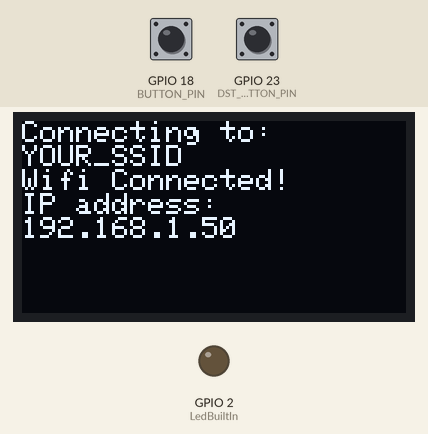
Simulated run of this sketch. Board: ESP32. Parts: 128×64 one-colour display, output pins drawn as LEDs (lit = HIGH). The inputs (shaded band) are chosen by the test bench; at power-on: GPIO 18 (BUTTON_PIN) HIGH, GPIO 23 (DST_BUTTON_PIN) HIGH. WiFi joins after 1.5 s; servers stay silent unless stated; network time is answered at once with the bench clock; the local clock reads 2024-03-15 10:24:30 at power-on unless the sketch sets it; what the sketch prints to the serial monitor is not drawn.

Above: at 1.7 s.
At 6.0 s:
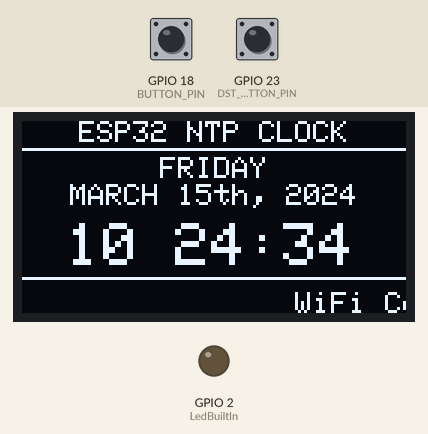
6.1 s: GPIO 18 (BUTTON_PIN) pulled LOW for 0.15 s
6.8 s: GPIO 18 (BUTTON_PIN) pulled LOW for 1 s
At 8.7 s:
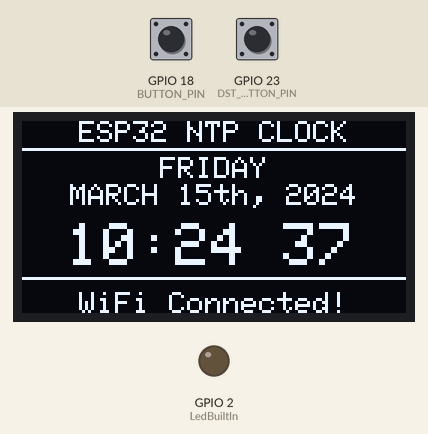
10.8 s: GPIO 18 (BUTTON_PIN) pulled LOW for 0.15 s
At 11.5 s:
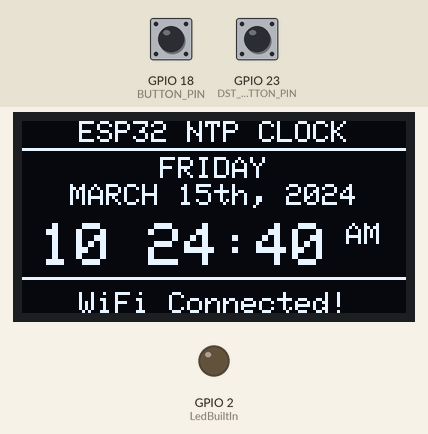
Timing chart, 0 to 13.8 s (numbered marks = the images above; inputs shaded):
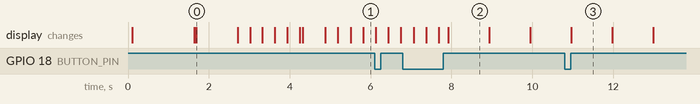

The sketch:

ESP32_SSD1306_NTP_Clock.ino
```cpp
#include <Arduino.h>
#include <SPI.h>
#include <Wire.h>
#include <WiFi.h>
#include <NTPClient.h>
#include <WiFiUdp.h>
#include <Adafruit_GFX.h>
#include <Adafruit_SSD1306.h>

// Replace with your network credentials
const char* ssid = "YOUR_SSID";
const char* password = "YOUR_PASSWORD";

// Define OLED specs
#define SCREEN_WIDTH 128  // OLED display width, in pixels
#define SCREEN_HEIGHT 64  // OLED display height, in pixels

// Declaration for an SSD1306 display connected to I2C (SDA to pin 21, SCL to pin 22)
#define OLED_RESET -1  // Reset pin # (or -1 if sharing Arduino reset pin)
Adafruit_SSD1306 display(SCREEN_WIDTH, SCREEN_HEIGHT, &Wire, OLED_RESET);

// Enable builtin LED
#define LedBuiltIn 2

#define BUTTON_PIN 18      //Button to switch time format 24hrs 12hrs
#define DST_BUTTON_PIN 23  //DST daylight saving time

// Define NTP Client to get time
WiFiUDP ntpUDP;
NTPClient timeClient(ntpUDP);
String IP;

int xPos = SCREEN_WIDTH;
int xPos2 = SCREEN_WIDTH;

int timeZoneOffset = -18000;  // for Eeatern Time USA
// Variables to save date and time
String formattedDate;
String dayStamp;
String timeStamp;
bool is24HourFormat = true;  // true for 24-hour format, false for 12-hour format
bool isDST = false;          // true if DST is enabled

// Store day and month names
const String Days[] = { "SUNDAY", "MONDAY", "TUESDAY", "WEDNESDAY", "THURSDAY", "FRIDAY", "SATURDAY" };
const String Months[] = { "JANUARY", "FEBRUARY", "MARCH", "APRIL", "MAY", "JUNE", "JULY", "AUGUST", "SEPTEMBER", "OCTOBER", "NOVEMBER", "DECEMBER" };
uint8_t secondsIndex;  // Stores seconds
uint8_t minutesIndex;  // Stores minutes
uint8_t hoursIndex;    // Stores hours
uint8_t dayIndex;      // Stores day of week
uint8_t monthDay;      // Stores day of month
uint8_t monthIndex;    // Stores month
uint16_t year;         // Stores year

// Functions
void Time(bool forceUpdate);
int getMonth();     // returns month in integer form 1-12
int getMonthDay();  // returns day of the month in integer form 1 - 31
int getYear();      // returns year in integer form 2020+
void DefaultFrame();
// Draws line on x axis with animation at different heights
// starting y position, Ending y position
void DrawLineAnimated(int j, int k);
//  Draws line on defined sSarting x, Starting y, Ending y positions
void DrawXLine(int i, int j, int k);

// General string display functions
// String to be displayed, X cursor, Y, cursor, Font size
void DisplayRawText(String s, int i, int j, int k);
void AutoTextDisplay(String s, int i, int j, int k);


// Define states for the scrolling text
enum ScrollState {
  SCROLLING,
  PAUSED
};

ScrollState scrollState = SCROLLING;
unsigned long pauseStartTime = 0;

// Define a debounce delay time in milliseconds
const unsigned long debounceDelay = 50;
bool buttonState = HIGH;             // Current state of the button
bool lastButtonState = HIGH;         // Previous state of the button
unsigned long lastDebounceTime = 0;  // The last time the button state was toggled
bool dstButtonState = HIGH;          // Current state of the button
bool lastDSTButtonState = HIGH;
unsigned long lastDSTDebounceTime = 0;


void setup() {
  pinMode(LedBuiltIn, OUTPUT);
  pinMode(BUTTON_PIN, INPUT_PULLUP);      // Configure button pin
  pinMode(DST_BUTTON_PIN, INPUT_PULLUP);  // Configure DST button pin

  // Initialize Serial Monitor
  Serial.begin(115200);

  // SSD1306_SWITCHCAPVCC = generate display voltage from 3.3V internally
  if (!display.begin(SSD1306_SWITCHCAPVCC, 0x3C)) {  // Address 0x3D for 128x64
    Serial.println(F("SSD1306 allocation failed"));
    for (;;)
      ;  // Don't proceed, loop forever
  }
  display.setTextWrap(false);
  display.clearDisplay();
  display.display();

  AutoTextDisplay("Connecting to: ", 0, 0, 1);
  AutoTextDisplay(ssid, 0, 8, 1);
  WiFi.begin(ssid, password);
  while (WiFi.status() != WL_CONNECTED) {
    delay(500);
    Serial.print(".");
  }
  String ipaddress = WiFi.localIP().toString();
  // Print local IP address and start web server
  AutoTextDisplay("Wifi Connected!", 0, 16, 1);
  AutoTextDisplay("IP address: ", 0, 24, 1);
  AutoTextDisplay(ipaddress, 0, 32, 1);
  delay(1000);
  display.clearDisplay();
  // Initialize a NTPClient to get time
  timeClient.begin();
  timeClient.setTimeOffset(timeZoneOffset);
  DisplayRawTime("LOADING...", 30, 1);
  DrawLineAnimated(45, 45);
  display.clearDisplay();
  delay(500);
}

void loop() {
  static unsigned long PassedTime{ 0 };  // Variable to check passed time without using delay
  static unsigned long PassedTime2{ 0 };
  // update the time
  timeClient.update();

  if (PassedTime <= millis() - 1000) {  // update time once per second
    Time(false);
    // display.clearDisplay();
    DefaultFrame();
    PassedTime = millis();
  }

  if (WiFi.status() == WL_CONNECTED && PassedTime2 <= millis() - 5) {
    PassedTime2 = millis();
    //DisplayScrollText("WiFi Connected!", 57, 1);
    DisplayScrollTextPaused("WiFi Connected!", 57, 1);
    //DisplayRawTime("WiFi Connected!", 57, 1);
    //DisplayRawText("WiFi", 0, 57, 1);
  }

  display.display();
  readButtons();
}

void readButtons() {
  // Read the state of the button
  int reading = digitalRead(BUTTON_PIN);

  // If the button state has changed, reset the debounce timer
  if (reading != lastButtonState) {
    lastDebounceTime = millis();
  }

  // Check if the button state has been stable for the debounce delay
  if ((millis() - lastDebounceTime) > debounceDelay) {
    // If the button state has changed
    if (reading != buttonState) {
      buttonState = reading;
      // If the button is pressed
      if (buttonState == LOW) {
        is24HourFormat = !is24HourFormat;  // Toggle the time format
        timeClient.update();
        Time(true);  // Force update time
      }
    }
  }
  // Save the reading. Next time through the loop, it'll be the lastButtonState
  lastButtonState = reading;

  // Check if the DST button is pressed to toggle DST
  int dstReading = digitalRead(DST_BUTTON_PIN);

  if (dstReading != lastDSTButtonState) {
    lastDSTDebounceTime = millis();
  }

  if ((millis() - lastDSTDebounceTime) > debounceDelay) {
    if (dstReading != dstButtonState) {
      dstButtonState = dstReading;
      if (dstButtonState == LOW) {
        //Time();
        isDST = !isDST;  // Toggle DST
        if (!isDST) {
          timeZoneOffset += 3600;  // Add 1 hour for DST
        } else {
          timeZoneOffset -= 3600;  // Subtract 1 hour for standard time
        }
        timeClient.setTimeOffset(timeZoneOffset);
        //timeClient.forceUpdate(); // Force immediate update
        timeClient.update();
        Time(true);  // Force update time

        // Manually adjust the time
        //hoursIndex = (hoursIndex + (isDST ? 1 : -1)) % 24;
        //if (hoursIndex < 0) {
        //  hoursIndex += 24;
        //}
      }
    }
  }

  lastDSTButtonState = dstReading;
}

void DefaultFrame() {
  static bool blinkFlag = false;  // Flag to alternate the blinking colons
  //display.clearDisplay();
  //DisplayRawText("NTP CLOCK", 38, 0, 1);
  DisplayRawTime("ESP32 NTP CLOCK", 0, 1);

  DrawXLine(0, 9, 9);
  //DisplayRawText(Days[dayIndex] + ", the ", 0, 12, 1);
  DisplayRawTime(Days[dayIndex], 12, 1);

  //if (monthDay == 1) DisplayRawText(String(monthDay) + "st of " + Months[monthIndex - 1] + " " + year, 0, 21, 1);
  //else if (monthDay == 2) DisplayRawText(String(monthDay) + "nd of " + Months[monthIndex - 1] + " " + year, 0, 21, 1);
  //else if (monthDay == 3) DisplayRawText(String(monthDay) + "rd of " + Months[monthIndex - 1] + " " + year, 0, 21, 1);
  //else DisplayRawText(String(monthDay) + "th of " + Months[monthIndex - 1] + " " + year, 0, 21, 1);


  // if (monthDay == 1) DisplayRawText(Months[monthIndex - 1] + " " + String(monthDay) + "st, " + year, 0, 21, 1);
  // else if (monthDay == 2) DisplayRawText(Months[monthIndex - 1] + " " + String(monthDay) + "nd, " + year, 0, 21, 1);
  // else if (monthDay == 3) DisplayRawText(Months[monthIndex - 1] + " " + String(monthDay) + "rd, " + year, 0, 21, 1);
  // else DisplayRawText(Months[monthIndex - 1] + " " + String(monthDay) + "th, " + year, 0, 21, 1);

  if (monthDay == 1) DisplayRawTime(Months[monthIndex - 1] + " " + String(monthDay) + "st, " + year, 21, 1);
  else if (monthDay == 2) DisplayRawTime(Months[monthIndex - 1] + " " + String(monthDay) + "nd, " + year, 21, 1);
  else if (monthDay == 3) DisplayRawTime(Months[monthIndex - 1] + " " + String(monthDay) + "rd, " + year, 21, 1);
  else DisplayRawTime(Months[monthIndex - 1] + " " + String(monthDay) + "th, " + year, 21, 1);

  // Clear the field part for the time
  display.fillRect(0, 34, SCREEN_WIDTH, 16, SSD1306_BLACK);
  // Display time with blinking colons
  display.setTextSize(2);  // Set text size to 2 for time
  if (!is24HourFormat) display.setCursor(6, 34);
  if (is24HourFormat) display.setCursor(15, 34);
  uint8_t displayHours = hoursIndex;  // Store the hours to display
  String ampm = "";

  if (!is24HourFormat) {
    // Convert hours to 12-hour format
    if (hoursIndex >= 12) {
      ampm = "PM";
      if (hoursIndex > 12) {
        displayHours = hoursIndex - 12;
      }
    } else {
      ampm = "AM";
      if (hoursIndex == 0) {
        displayHours = 12;
      }
    }
  }

  // Handle 12-hour format without leading zero for hours
  if (!is24HourFormat && displayHours < 10) {
    display.print(" ");
  } else {
    display.print(displayHours < 10 ? "0" : "");  // Leading zero for hours in 24-hour format
  }
  display.print(displayHours);

  if (blinkFlag) {
    display.print(":");
  } else {
    display.print(" ");
  }

  display.print(minutesIndex < 10 ? "0" : "");  // Leading zero for minutes
  display.print(minutesIndex);

  if (!blinkFlag) {
    display.print(":");
  } else {
    display.print(" ");
  }

  display.print(secondsIndex < 10 ? "0" : "");  // Leading zero for seconds
  display.print(secondsIndex);

  // Display AM/PM for 12-hour format
  if (!is24HourFormat) {
    display.setTextSize(1);  // Set text size to 1 for AM/PM
    display.print(" ");
    display.print(ampm);  // Display AM/PM
  }
  // Update blink flag
  blinkFlag = !blinkFlag;

  DrawXLine(0, 52, 52);
}

void AutoTextDisplay(String s, int x, int y, int txtSize) {
  DisplayRawText(s, x, y, txtSize);
  display.display();
}

void DisplayRawText(String s, int x, int y, int txtSize) {
  display.setTextSize(txtSize);  // Draw 2X-scale text
  display.setTextColor(SSD1306_WHITE);
  display.setCursor(x, y);
  display.println(s);
}

void DisplayRawTime(String s, int y, byte txtSize) {
  byte txtWidth;
  if (txtSize == 1) txtWidth = 6;
  if (txtSize == 2) txtWidth = 12;
  int center = display.width() / 2;
  int textLength = s.length() * txtWidth;
  display.setTextSize(txtSize);  // Draw 2X-scale text
  display.setTextColor(SSD1306_WHITE);
  display.setCursor(center - (textLength / 2), y);
  display.println(s);
}

void DisplayScrollText(String s, int y, byte txtSize) {
  byte txtWidth;
  if (txtSize == 1) txtWidth = 6;
  if (txtSize == 2) txtWidth = 12;
  int center = display.width() / 2;
  int textLength = s.length() * txtWidth;
  xPos--;
  display.fillRect(0, y, SCREEN_WIDTH, 8, SSD1306_BLACK);
  display.setTextSize(txtSize);  // Draw 2X-scale text
  display.setTextColor(SSD1306_WHITE);
  display.setCursor(xPos, y);
  display.println(s);
  if (xPos <= -textLength) {
    xPos = SCREEN_WIDTH + 20;
  }
}

void DisplayScrollTextPaused(String texMessage, int y, byte txtSize) {
  byte txtWidth;
  if (txtSize == 1) txtWidth = 6;
  if (txtSize == 2) txtWidth = 12;

  int TxtLength = texMessage.length() * txtWidth;
  // State machine to manage scrolling and pausing
  switch (scrollState) {
    case SCROLLING:
      xPos2--;

      // Check if the text should pause in the center of the display
      if (xPos2 == (SCREEN_WIDTH - TxtLength) / 2) {
        scrollState = PAUSED;
        pauseStartTime = millis();  // Record the start time of the pause
      }

      // Clears the bottom part of the display for the scrolling text
      display.fillRect(0, y, SCREEN_WIDTH, 8, SSD1306_BLACK);

      display.setTextSize(txtSize);
      display.setCursor(xPos2, y);
      display.print(texMessage);
      if (xPos2 <= -TxtLength - 10) {
        xPos2 = SCREEN_WIDTH + 10;
      }
      break;
    case PAUSED:
      // Check if the pause duration has elapsed
      if (millis() - pauseStartTime >= 10000) {
        scrollState = SCROLLING;  // Resume scrolling
      }
      break;
  }
}

void Time(bool forceUpdate) {
  digitalWrite(LedBuiltIn, HIGH);
  // Initialize at non-valid numbers so that the function updates their values on first call
  static uint8_t lastminute{ 61 };
  static uint8_t lasthour{ 25 };
  static uint8_t lastday;
  static uint8_t lastmonth;

  // The formattedDate comes with the following format:
  // 2018-05-28T16:00:13Z
  // We need to extract date and time
  formattedDate = timeClient.getFormattedTime();
  secondsIndex = timeClient.getSeconds();
  minutesIndex = timeClient.getMinutes();

  if (forceUpdate || lastminute != minutesIndex) {
    //if (lastminute != minutesIndex) {
    hoursIndex = timeClient.getHours();
    lastminute = minutesIndex;
    if (lasthour != hoursIndex) {
      dayIndex = timeClient.getDay();
      monthDay = getMonthDay();
      lasthour = hoursIndex;
      if (lastday != monthDay) {
        monthIndex = getMonth();
        lastday = monthDay;
        if (lastmonth != monthIndex) {
          year = getYear();
          lastmonth = monthIndex;
        }
      }
    }
  }
  digitalWrite(LedBuiltIn, LOW);
}

int getMonthDay() {
  int monthday;
  time_t rawtime = timeClient.getEpochTime();
  struct tm* ti;
  ti = localtime(&rawtime);
  monthday = (ti->tm_mday) < 10 ? 0 + (ti->tm_mday) : (ti->tm_mday);
  return monthday;
}

int getMonth() {
  int month;
  time_t rawtime = timeClient.getEpochTime();
  struct tm* ti;
  ti = localtime(&rawtime);
  month = (ti->tm_mon + 1) < 10 ? 0 + (ti->tm_mon + 1) : (ti->tm_mon + 1);
  return month;
}

int getYear() {
  int year;
  time_t rawtime = timeClient.getEpochTime();
  struct tm* ti;
  ti = localtime(&rawtime);
  year = ti->tm_year + 1900;
  return year;
}

void DrawLineAnimated(int y, int k) {
  uint8_t i;
  //display.clearDisplay();
  display.fillRect(0, y, SCREEN_WIDTH, 1, SSD1306_BLACK);
  for (i = 0; i < display.width(); i += 2) {
    display.drawLine(0, y, i, k, SSD1306_WHITE);
    display.display();  // Update screen with each newly-drawn line
  }
}

void DrawXLine(int x, int y, int k) {
  for (x; x < display.width(); x++) {
    display.drawLine(x, y, x, k, SSD1306_WHITE);
  }
}
```

Measured:
- after the input at 10.8 s, the display: changes after 0.16 s (image 3)
- what the display in image 0 shows lasts 1.0 s, from 1.7 s to 2.7 s
